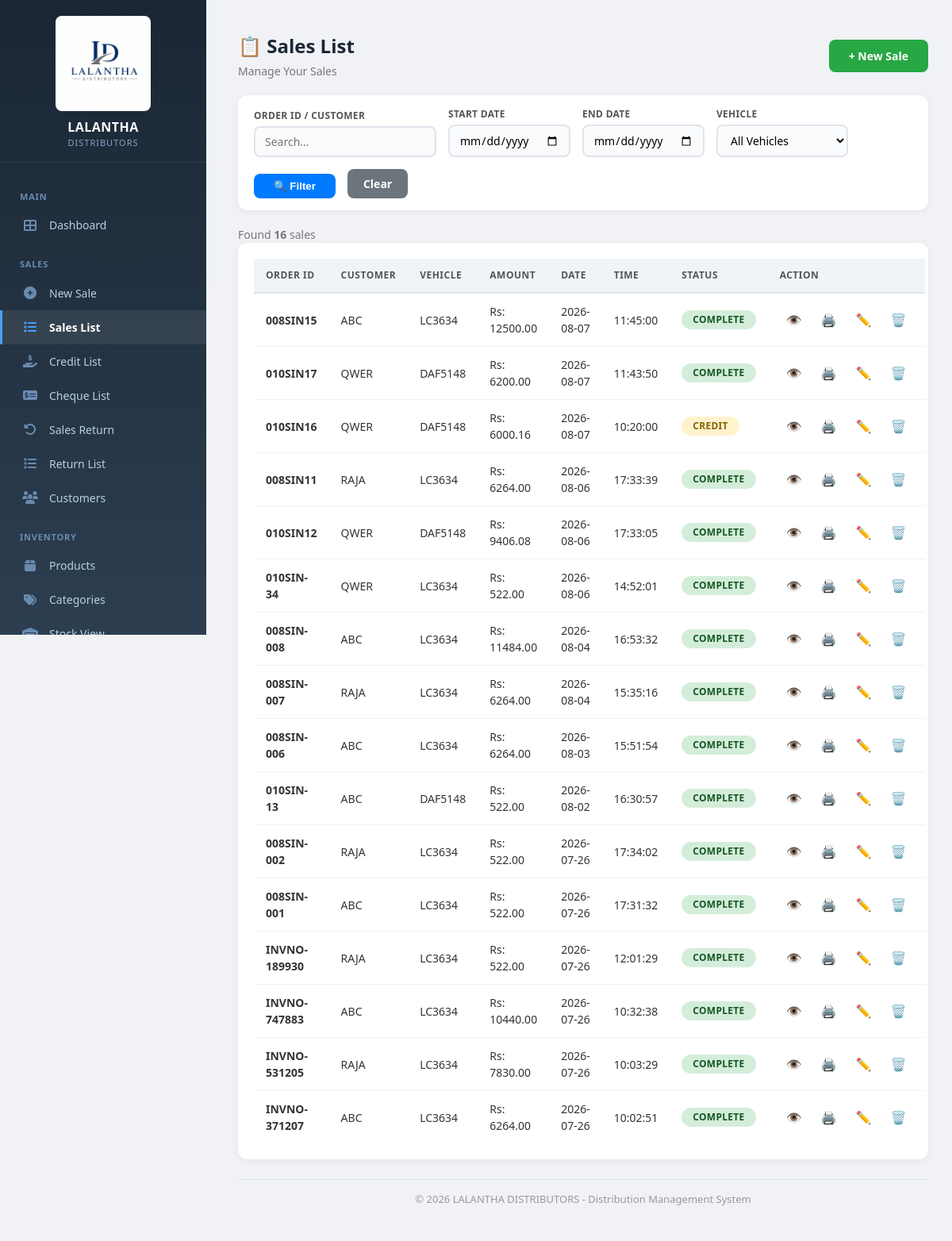
The page /sales-list/ (signed in) on the database its author committed.
### core/models.py (models this page shows, shortened)
class SalesBill(models.Model):
    STATUS_CHOICES = [
        ('DRAFT', 'Draft'),
        ('PENDING', 'Pending'),      # ✅ ADD THIS
        ('COMPLETED', 'Completed'),
        ('CANCELLED', 'Cancelled'),
    ]
    status = models.CharField(max_length=20, choices=STATUS_CHOICES, default='DRAFT')
    """Header of the sales bill"""
    vehicle = models.ForeignKey(Vehicle, on_delete=models.CASCADE, related_name='bills')
    date = models.DateField(default=date.today)  # ✅ No max/min restrictions
    shop_name = models.CharField(max_length=255)
    shop_code = models.CharField(max_length=50, blank=True, null=True)
    invoice_no = models.CharField(max_length=100, unique=True)
    subtotal = models.DecimalField(max_digits=12, decimal_places=2, default=0)
    discount_total = models.DecimalField(max_digits=12, decimal_places=2, default=0)
    net_total = models.DecimalField(max_digits=12, decimal_places=2, default=0)
    created_at = models.DateTimeField(auto_now_add=True)
    rep = models.ForeignKey('Employee', on_delete=models.SET_NULL, null=True, blank=True, related_name='sales_bills')
    status = models.CharField(max_length=20, choices=[
        ('DRAFT', 'Draft'),
        ('PENDING', 'Pending'),
        ('COMPLETED', 'Completed'),
        ('CANCELLED', 'Cancelled'),
    ], default='DRAFT')
    completed_at = models.DateTimeField(null=True, blank=True)
    completed_by = models.ForeignKey(User, on_delete=models.SET_NULL, null=True, blank=True, related_name='completed_bills')
    RETURN_TYPES = [
        ('NONE', 'No Return'),
        ('GOOD', 'Good Return'),
        ('BAD', 'Bad Return'),
    ]
    is_return = models.BooleanField(default=False)
    return_type = models.CharField(max_length=10, choices=RETURN_TYPES, default='NONE')
    return_reason = models.CharField(max_length=50, blank=True, null=True)
    session = models.ForeignKey(
        'DailySession',
        on_delete=models.SET_NULL,
        null=True,
        blank=True,
        related_name='sales_bills'
    )
    foc_value = models.DecimalField(max_digits=12, decimal_places=2, default=0)  # Track FOC value
    bill_discount_type = models.CharField(max_length=20, choices=[
        ('PERCENTAGE', 'Percentage'),
        ('FIXED', 'Fixed Amount'),
    ], null=True, blank=True)
    bill_discount_value = models.DecimalField(max_digits=10, decimal_places=2, default=0)
    bill_discount_amount = models.DecimalField(max_digits=12, decimal_places=2, default=0)  # Calculated

class Vehicle(models.Model):
    VEHICLE_TYPES = [
        ('Lorry', 'Lorry'),
        ('Van', 'Van'),
        ('Truck', 'Truck'),
        ('Pickup', 'Pickup'),
        ('Tractor', 'Tractor'),
        ('Other', 'Other'),
    ]
    FUEL_TYPES = [
        ('Petrol', 'Petrol'),
        ('Diesel', 'Diesel'),
        ('Electric', 'Electric'),
        ('Hybrid', 'Hybrid'),
    ]
    STATUS_CHOICES = [
        ('ACTIVE', 'Active'),
        ('INACTIVE', 'Inactive'),
        ('MAINTENANCE', 'Under Maintenance'),
    ]
    vehicle_number = models.CharField(max_length=50, unique=True, help_text="e.g., LC-3634")
    vehicle_type = models.CharField(max_length=20, choices=VEHICLE_TYPES, default='Lorry')
    driver_name = models.CharField(max_length=100, help_text="Current driver name")
    is_active = models.BooleanField(default=True)
    status = models.CharField(max_length=20, choices=STATUS_CHOICES, default='ACTIVE')
    registration_number = models.CharField(max_length=50, blank=True, null=True)
    registration_expiry = models.DateField(null=True, blank=True)
    insurance_expiry = models.DateField(null=True, blank=True)
    last_service_date = models.DateField(null=True, blank=True)
    mileage = models.DecimalField(max_digits=12, decimal_places=2, null=True, blank=True, help_text="Current odometer reading")
    fuel_type = models.CharField(max_length=20, choices=FUEL_TYPES, default='Diesel')
    capacity = models.DecimalField(max_digits=10, decimal_places=2, null=True, blank=True, help_text="Weight capacity in tons or volume in liters")
    notes = models.TextField(blank=True, null=True)
    purchase_date = models.DateField(null=True, blank=True)
    purchase_price = models.DecimalField(max_digits=12, decimal_places=2, null=True, blank=True)
    current_value = models.DecimalField(max_digits=12, decimal_places=2, null=True, blank=True, help_text="Optional depreciated value")
    created_at = models.DateTimeField(auto_now_add=True)
    updated_at = models.DateTimeField(auto_now=True)
    class Meta:
        ordering = ['vehicle_number']

### core/decorators.py (the view)
        def wrapper(request, *args, **kwargs):
            if not request.user.is_authenticated:
                messages.error(request, 'Please login first.')
                return redirect('/login/')  # ✅ Always returns
            try:
                profile = request.user.profile
                if profile.has_permission(permission):
                    return view_func(request, *args, **kwargs)  # ✅ Returns view response
                else:
                    messages.error(request, f'You do not have permission to access this page. Required: {permission}')
                    return redirect('/reports/')  # ✅ Always returns
            except UserProfile.DoesNotExist:
                messages.error(request, 'User profile not found. Please contact admin.')
                return redirect('/logout/')  # ✅ Always returns

### core/context_processors.py (called while the page is built)
def cache_version(request):
    return {
        'cache_version': settings.CACHE_VERSION
    }

### core/models.py (called while the page is built, shortened)
    def has_permission(self, permission):
        if self.role == 'Admin':
            return True
        elif self.role == 'Viewer':
            return permission in ['view_reports', 'view_products']
        return False

### core/templatetags/core_extras.py (called while the page is built)
@register.filter
def has_perm(profile, permission):
    try:
        return profile.has_permission(permission)
    except Exception:
        return False

### core/templates/core/sales_list.html (shortened to what this page needs)
{% extends 'core/base.html' %}
{% load static %}
{% block content %}
<div class="container">
    <div class="page-title">
        <div>
            <h2>📋 Sales List</h2>
            <span class="subtitle">Manage Your Sales</span>
        </div>
        <a href="/sales/" class="btn">+ New Sale</a>
    </div>
    <form method="GET" class="filter-bar">
        <div class="filter-group">
            <label>Order ID / Customer</label>
            <input type="text" name="search" placeholder="Search..." value="{{ search }}">
        </div>
        <div class="filter-group">
            <label>Start Date</label>
            <input type="date" name="start_date" value="{{ start_date }}">
        </div>
        <div class="filter-group">
            <label>End Date</label>
            <input type="date" name="end_date" value="{{ end_date }}">
        </div>
        <div class="filter-group">
            <label>Vehicle</label>
            <select name="vehicle">
                <option value="">All Vehicles</option>
            </select>
        </div>
        <button type="submit" class="btn-filter">🔍 Filter</button>
        <a href="/sales-list/" class="btn-clear">Clear</a>
    </form>
    <div class="result-count">
        Found <strong>{{ total_count }}</strong> sale{% if total_count != 1 %}s{% endif %}
    </div>
    <div class="table-container">
        <table>
            <thead>
                <tr>
                    <th style="width:12%;">Order ID</th>
                    <th style="width:25%;">Customer</th>
                    <th style="width:12%;">Vehicle</th>
                    <th style="width:12%;">Amount</th>
                    <th style="width:10%;">Date</th>
                    <th style="width:10%;">Time</th>
                    <th style="width:10%;">Status</th>
                    <th style="width:9%;">Action</th>
                </tr>
            </thead>
            <tbody>
                {% for bill in bills %}
                <tr>
                    <td><strong>{{ bill.invoice_no }}</strong></td>
                    <td>{{ bill.display_customer }}</td>
                    <td>{{ bill.vehicle.vehicle_number }}</td>
                    <td class="amount">Rs: {{ bill.net_total|floatformat:2 }}</td>
                    <td>{{ bill.date|date:"Y-m-d" }}</td>
                    <td>{{ bill.created_at|date:"H:i:s" }}</td>
                    <td>
                        <span class="badge-status {% if bill.display_status == 'COMPLETE' %}complete{% else %}credit{% endif %}">
                            {{ bill.display_status }}
                        </span>
                    </td>
                    <td>
                        <div class="action-icons">
                            <a href="/sales-detail/{{ bill.id }}/" class="view" title="View Details">👁️</a>
                            <a href="/sales-print/{{ bill.id }}/" class="print" title="Print Invoice" target="_blank">🖨️</a>
                            <a href="/sales-detail/{{ bill.id }}/" class="edit" title="Edit (View Details)">✏️</a>
                            <a href="/sales-delete/{{ bill.id }}/" class="delete" title="Delete"
                            onclick="return confirm('⚠️ Delete this bill?\n\nInvoice: {{ bill.invoice_no }}\nCustomer: {{ bill.customer }}\nAmount: Rs {{ bill.net_total|floatformat:2 }}\n\n⚠️ Stock will be RESTORED to the vehicle.')">
                            🗑️
                            </a>
                        </div>
                    </td>
                </tr>
                {% endfor %}
            </tbody>
        </table>
    </div>
    <div class="footer">
        &copy; {% now "Y" %} LALANTHA DISTRIBUTORS - Distribution Management System
    </div>
</div>
{% endblock %}

### core/static/core/css/style.css (style rules this page uses)
* { margin: 0; padding: 0; box-sizing: border-box; }
body { font-family: -apple-system, BlinkMacSystemFont, "Segoe UI", Roboto, "Helvetica Neue", Arial, sans-serif; background: #f0f4f9; color: #1a2634; font-size: 14px; line-height: 1.5; min-height: 100vh; }
.container { max-width: 1400px; margin: 0 auto; padding: 20px; flex: 1; width: 100%; }
.page-title { display: flex; justify-content: space-between; align-items: center; margin-bottom: 20px; flex-wrap: wrap; gap: 15px; }
.page-title h2 { font-size: 24px; color: #1a2634; font-weight: 600; }
.page-title .subtitle { display: block; font-size: 13px; color: #888; margin-top: 3px; font-weight: 400; }
.btn { padding: 10px 22px; border: none; border-radius: 8px; font-weight: 600; cursor: pointer; font-size: 14px; text-decoration: none; display: inline-block; transition: 0.2s; background: #007bff; color: white; }
.table-container { overflow-x: auto; background: white; border-radius: 12px; }
table { width: 100%; border-collapse: collapse; font-size: 14px; }
table thead th { background: #f0f4f9; padding: 12px 15px; text-align: left; font-weight: 600; color: #555; font-size: 12px; text-transform: uppercase; letter-spacing: 0.5px; border-bottom: 2px solid #dde3ec; white-space: nowrap; }
table tbody td { padding: 12px 15px; border-bottom: 1px solid #edf1f7; color: #333; vertical-align: middle; }
table tbody tr:last-child td { border-bottom: none; }
.footer { text-align: center; padding: 20px; color: #999; font-size: 13px; margin-top: 20px; }
.badge-status { display: inline-block; padding: 3px 12px; border-radius: 12px; font-size: 11px; font-weight: 600; text-transform: uppercase; letter-spacing: 0.3px; }
.badge-status.received, .badge-status.complete, .badge-status.cleared, .badge-status.paid { background: #d4edda; color: #155724; }
.badge-status.credit { background: #fff3cd; color: #856404; }
.form-control, input[type="text"], input[type="number"], input[type="date"], input[type="email"], input[type="password"], select, textarea { font-family: inherit; }

### rows shown on the page
SalesBill: invoice_no "008SIN15", display_customer "ABC", vehicle.vehicle_number "LC3634", net_total "12500.00", date "2026-08-07", created_at "11:45:00", display_status "COMPLETE"
SalesBill: invoice_no "010SIN17", display_customer "QWER", vehicle.vehicle_number "DAF5148", net_total "6200.00", date "2026-08-07", created_at "11:43:50", display_status "COMPLETE"
SalesBill: invoice_no "010SIN16", display_customer "QWER", vehicle.vehicle_number "DAF5148", net_total "6000.16", date "2026-08-07", created_at "10:20:00", display_status "CREDIT"
SalesBill: invoice_no "008SIN11", display_customer "RAJA", vehicle.vehicle_number "LC3634", net_total "6264.00", date "2026-08-06", created_at "17:33:39", display_status "COMPLETE"
SalesBill: invoice_no "010SIN12", display_customer "QWER", vehicle.vehicle_number "DAF5148", net_total "9406.08", date "2026-08-06", created_at "17:33:05", display_status "COMPLETE"
SalesBill: invoice_no "010SIN-34", display_customer "QWER", vehicle.vehicle_number "LC3634", net_total "522.00", date "2026-08-06", created_at "14:52:01", display_status "COMPLETE"
SalesBill: invoice_no "008SIN-008", display_customer "ABC", vehicle.vehicle_number "LC3634", net_total "11484.00", date "2026-08-04", created_at "16:53:32", display_status "COMPLETE"
SalesBill: invoice_no "008SIN-007", display_customer "RAJA", vehicle.vehicle_number "LC3634", net_total "6264.00", date "2026-08-04", created_at "15:35:16", display_status "COMPLETE"
SalesBill: invoice_no "008SIN-006", display_customer "ABC", vehicle.vehicle_number "LC3634", net_total "6264.00", date "2026-08-03", created_at "15:51:54", display_status "COMPLETE"
SalesBill: invoice_no "010SIN-13", display_customer "ABC", vehicle.vehicle_number "DAF5148", net_total "522.00", date "2026-08-02", created_at "16:30:57", display_status "COMPLETE"
SalesBill: invoice_no "008SIN-002", display_customer "RAJA", vehicle.vehicle_number "LC3634", net_total "522.00", date "2026-07-26", created_at "17:34:02", display_status "COMPLETE"
SalesBill: invoice_no "008SIN-001", display_customer "ABC", vehicle.vehicle_number "LC3634", net_total "522.00", date "2026-07-26", created_at "17:31:32", display_status "COMPLETE"
SalesBill: invoice_no "INVNO-189930", display_customer "RAJA", vehicle.vehicle_number "LC3634", net_total "522.00", date "2026-07-26", created_at "12:01:29", display_status "COMPLETE"
SalesBill: invoice_no "INVNO-747883", display_customer "ABC", vehicle.vehicle_number "LC3634", net_total "10440.00", date "2026-07-26", created_at "10:32:38", display_status "COMPLETE"
SalesBill: invoice_no "INVNO-531205", display_customer "RAJA", vehicle.vehicle_number "LC3634", net_total "7830.00", date "2026-07-26", created_at "10:03:29", display_status "COMPLETE"
SalesBill: invoice_no "INVNO-371207", display_customer "ABC", vehicle.vehicle_number "LC3634", net_total "6264.00", date "2026-07-26", created_at "10:02:51", display_status "COMPLETE"

### other values the page prints
{{ total_count }} "16"
